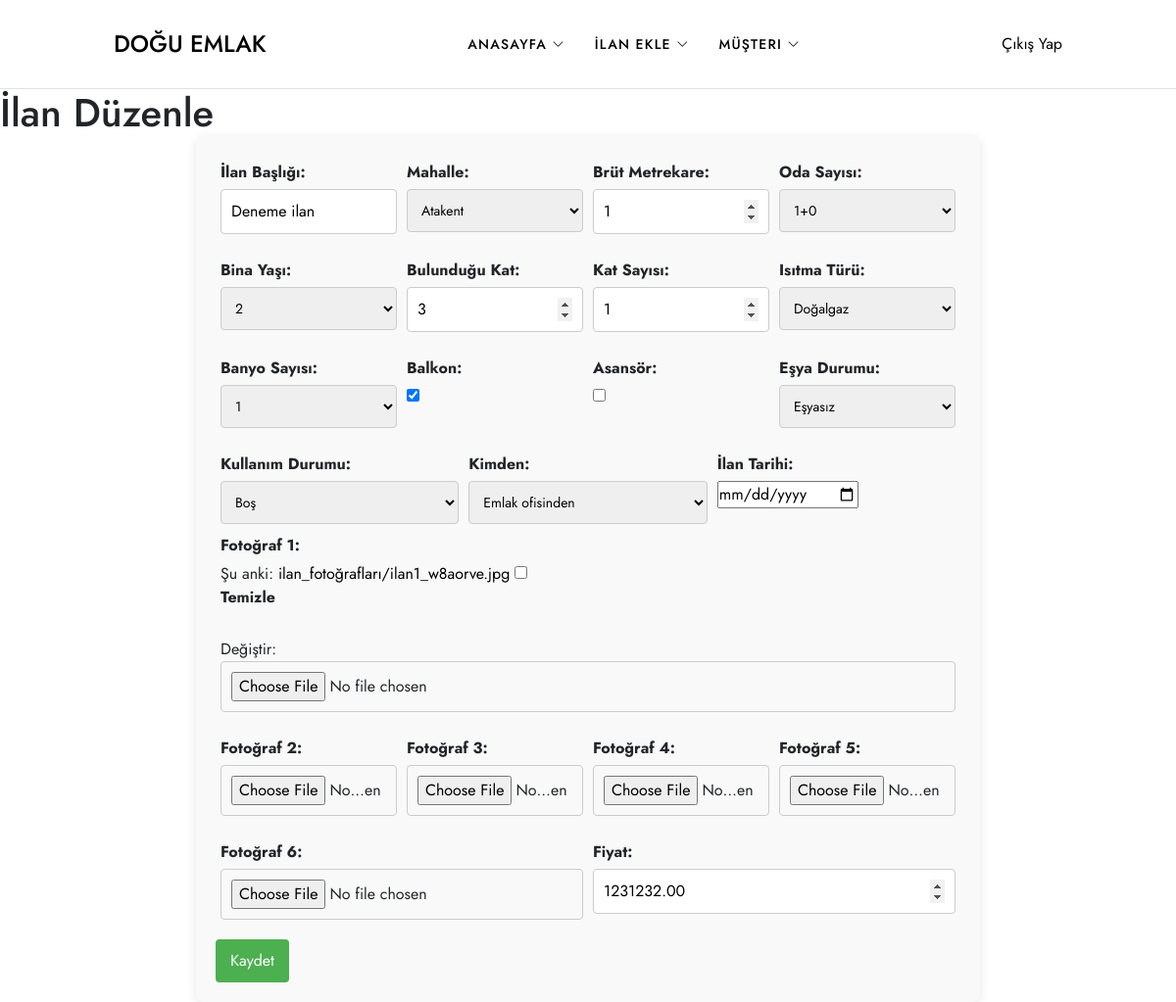
Page /ilan/4/edit/ on the committed database.
### emlakapp/models.py (models this page shows, shortened)
class Ilan(models.Model):
    ilan_basligi = models.CharField(max_length=255)
    mahalle = models.CharField(max_length=50, choices=[
        ('Aksoy', 'Aksoy'),
        ('Alaybey', 'Alaybey'),
        ('Atakent', 'Atakent'),
        ('Bahariye', 'Bahariye'),
        ('Bahçelievler', 'Bahçelievler'),
        ('Bahriye Üçok', 'Bahriye Üçok'),
        ('Bostanlı', 'Bostanlı'),
        ('Cumhuriyet', 'Cumhuriyet'),
        ('Dedebaşı', 'Dedebaşı'),
        ('Demirköprü', 'Demirköprü'),
        ('Donanmacı', 'Donanmacı'),
        ('Fikri Altay', 'Fikri Altay'),
        ('Goncalar', 'Goncalar'),
        ('İmbatlı', 'İmbatlı'),
        ('İnönü', 'İnönü'),
        ('Latife Hanım', 'Latife Hanım'),
        ('Mavişehir', 'Mavişehir'),
        ('Mustafa Kemal', 'Mustafa Kemal'),
        ('Nergiz', 'Nergiz'),
        ('Örnekköy', 'Örnekköy'),
        ('Sancaklı', 'Sancaklı'),
        ('Şemikler', 'Şemikler'),
        ('Tersane', 'Tersane'),
        ('Tuna', 'Tuna'),
        ('Yalı', 'Yalı'),
        ('Yamanlar', 'Yamanlar'),
        ('Zübeyde Hanım', 'Zübeyde Hanım'),
    ])
    m2_brut = models.PositiveIntegerField()
    oda_sayisi = models.CharField(max_length=10, choices=[
        ('1+0', '1+0'),
        ('1+1', '1+1'),
        ('2+0', '2+0'),
        ('2+1', '2+1'),
        ('2+2', '2+2'),
        ('3+1', '3+1'),
        ('3+2', '3+2'),
        ('4+1', '4+1'),
        ('4+2', '4+2'),
        ('4+3', '4+3'),
        ('4+4', '4+4'),
        ('5+1', '5+1'),
        ('5+2', '5+2'),
    ])
    bina_yasi = models.CharField(max_length=20, choices=[
        ('0', '0'),
        ('1', '1'),
        ('2', '2'),
        ('3', '3'),
        ('4', '4'),
        ('5', '5'),
        ('5-10', '5-10 Arası'),
        ('11-15', '11-15 Arası'),
        ('16-20', '16-20 Arası'),
        ('21-25', '21-25 Arası'),
        ('25+', '25 ve üzeri'),
    ])
    bulunduğu_kat = models.PositiveIntegerField()
    kat_sayisi = models.PositiveIntegerField()
    isitma_turu = models.CharField(max_length=50, choices=[
        ('Yok', 'Yok'),
        ('Soba', 'Soba'),
        ('Doğalgaz', 'Doğalgaz'),
        ('Merkezi', 'Merkezi'),
        ('Kombi (Doğalgaz)', 'Kombi (Doğalgaz)'),
        ('Kombi (Elektrik)', 'Kombi (Elektrik)'),
        ('Yerden ısıtma', 'Yerden ısıtma'),
        ('Klima', 'Klima'),
    ])
    banyo_sayisi = models.CharField(max_length=10, choices=[
        ('Yok', 'Yok'),
        ('1', '1'),
        ('2', '2'),
        ('3', '3'),
        ('4', '4'),
    ])
    balkon = models.BooleanField(default=False)  # Var Yok checkbox
    asansor = models.BooleanField(default=False)  # Var Yok checkbox
    esya_durumu = models.CharField(max_length=10, choices=[
        ('Eşyalı', 'Eşyalı'),
        ('Eşyasız', 'Eşyasız'),
    ])
    kullanim_durumu = models.CharField(max_length=20, choices=[
        ('Boş', 'Boş'),
        ('Kiracılı', 'Kiracılı'),
        ('Mülk sahibi', 'Mülk sahibi'),
    ])
    kimden = models.CharField(max_length=50, choices=[
        ('Sahibinden', 'Sahibinden'),
        ('Emlak ofisinden', 'Emlak ofisinden'),
        ('Bankadan', 'Bankadan'),
        ('İnşaat firmasından', 'İnşaat firmasından'),
    ])
    ilan_tarihi = models.DateField()
    fiyat = models.DecimalField(max_digits=10, decimal_places=2)
    foto1 = models.ImageField(upload_to='ilan_fotoğrafları/', blank=True, null=True)
    foto2 = models.ImageField(upload_to='ilan_fotoğrafları/', blank=True, null=True)
    foto3 = models.ImageField(upload_to='ilan_fotoğrafları/', blank=True, null=True)
    foto4 = models.ImageField(upload_to='ilan_fotoğrafları/', blank=True, null=True)
    foto5 = models.ImageField(upload_to='ilan_fotoğrafları/', blank=True, null=True)
    foto6 = models.ImageField(upload_to='ilan_fotoğrafları/', blank=True, null=True)
    user = models.ForeignKey(settings.AUTH_USER_MODEL, on_delete=models.CASCADE, related_name='ilanlar')

### emlakapp/views.py (the view)
# urls.py: path('ilan/<int:ilan_id>/edit/', edit_ilan, name='edit_ilan'),
def edit_ilan(request, ilan_id):
    ilan = get_object_or_404(Ilan, id=ilan_id)
    if request.method == "POST":
        form = IlanForm(request.POST, request.FILES, instance=ilan)
        if form.is_valid():
            form.save()
            return redirect('main')  # Redirect to the listings page after saving
    else:
        form = IlanForm(instance=ilan)
    return render(request, 'ilanDuzenle.html', {'form': form, 'ilan': ilan})

### emlakapp/forms.py
class IlanForm(forms.ModelForm):
    class Meta:
        model = Ilan
        fields = ['ilan_basligi', 'mahalle', 'm2_brut', 'oda_sayisi', 'bina_yasi', 'bulunduğu_kat', 'kat_sayisi',
                  'isitma_turu', 'banyo_sayisi', 'balkon', 'asansor', 'esya_durumu', 'kullanim_durumu',
                  'kimden', 'ilan_tarihi', 'foto1', 'foto2', 'foto3', 'foto4', 'foto5', 'foto6', 'fiyat']

### emlakapp/templates/ilanDuzenle.html (shortened to what this page needs)
{% extends "base.html" %}
{% load static %}
{% block content %}
    <h1>İlan Düzenle</h1>
    <form method="POST" enctype="multipart/form-data" class="ilan-form">
        <div class="form-row">
            <div class="form-group">
                <label for="ilan_basligi">İlan Başlığı:</label>
                {{ form.ilan_basligi }}
            </div>
            <div class="form-group">
                <label for="mahalle">Mahalle:</label>
                {{ form.mahalle }}
            </div>
            <div class="form-group">
                <label for="m2_brut">Brüt Metrekare:</label>
                {{ form.m2_brut }}
            </div>
            <div class="form-group">
                <label for="oda_sayisi">Oda Sayısı:</label>
                {{ form.oda_sayisi }}
            </div>
        </div>
        <div class="form-row">
            <div class="form-group">
                <label for="bina_yasi">Bina Yaşı:</label>
                {{ form.bina_yasi }}
            </div>
            <div class="form-group">
                <label for="bulunduğu_kat">Bulunduğu Kat:</label>
                {{ form.bulunduğu_kat }}
            </div>
            <div class="form-group">
                <label for="kat_sayisi">Kat Sayısı:</label>
                {{ form.kat_sayisi }}
            </div>
            <div class="form-group">
                <label for="isitma_turu">Isıtma Türü:</label>
                {{ form.isitma_turu }}
            </div>
        </div>
        <div class="form-row">
            <div class="form-group">
                <label for="banyo_sayisi">Banyo Sayısı:</label>
                {{ form.banyo_sayisi }}
            </div>
            <div class="form-group">
                <label for="balkon">Balkon:</label>
                {{ form.balkon }}
            </div>
            <div class="form-group">
                <label for="asansor">Asansör:</label>
                {{ form.asansor }}
            </div>
            <div class="form-group">
                <label for="esya_durumu">Eşya Durumu:</label>
                {{ form.esya_durumu }}
            </div>
        </div>
        <div class="form-row">
            <div class="form-group">
                <label for="kullanim_durumu">Kullanım Durumu:</label>
                {{ form.kullanim_durumu }}
            </div>
            <div class="form-group">
                <label for="kimden">Kimden:</label>
                {{ form.kimden }}
            </div>
            <div class="form-group">
                <label for="ilan_tarihi">İlan Tarihi:</label>
                {{ form.ilan_tarihi }}
            </div>
            <div class="form-group">
                <label for="foto1">Fotoğraf 1:</label>
                {{ form.foto1 }}
            </div>
        </div>
        <div class="form-row">
            <div class="form-group">
                <label for="foto2">Fotoğraf 2:</label>
                {{ form.foto2 }}
            </div>
            <div class="form-group">
                <label for="foto3">Fotoğraf 3:</label>
                {{ form.foto3 }}
            </div>
            <div class="form-group">
                <label for="foto4">Fotoğraf 4:</label>
                {{ form.foto4 }}
            </div>
            <div class="form-group">
                <label for="foto5">Fotoğraf 5:</label>
                {{ form.foto5 }}
            </div>
        </div>
        <div class="form-row">
            <div class="form-group">
                <label for="foto6">Fotoğraf 6:</label>
                {{ form.foto6 }}
            </div>
            <div class="form-group">
                <label for="fiyat">Fiyat:</label>
                {{ form.fiyat }}
            </div>
        </div>
        <button type="submit" class="submit-button">Kaydet </button>
    </form>
{% endblock content %}

### static/style/style.css (style rules this page uses)
* { margin: 0; padding: 0; box-sizing: border-box; font-family: "Jost", sans-serif; }
a { text-decoration: none; color: #000; }
h1, h2, h3, h4, h5, h6, p { margin: 0; }
button { cursor: pointer; border: none; }
body { overflow-x: hidden; }
input[type="text"], input[type="password"], input[type="email"], input[type="number"] { outline: none; border: 1px solid #dee0ea; padding: 8px 8px 8px 15px; }

### emlakapp/templates/ilanDuzenle.html (style rules this page uses)
.ilan-form { max-width: 800px; margin: auto; padding: 20px; background-color: #f9f9f9; border-radius: 8px; box-shadow: 0 2px 10px rgba(0, 0, 0, 0.1); }
.form-row { display: flex; flex-wrap: wrap; margin-bottom: 15px; }
.form-group { flex: 1 1 23%; margin: 5px; }
label { font-weight: bold; display: block; margin-bottom: 5px; }
input[type="text"], input[type="number"], select, input[type="file"] { width: 100%; padding: 10px; border: 1px solid #ccc; border-radius: 4px; font-size: 16px; }
select { font-size: 14px; }
button.submit-button { background-color: #4CAF50; color: white; padding: 10px 15px; border: none; border-radius: 4px; cursor: pointer; font-size: 16px; transition: background-color 0.3s; }

### rows in the picture
Ilan: ilan_basligi "Deneme ilan", mahalle "Atakent", m2_brut "1", oda_sayisi "1+0", bina_yasi "2", bulunduğu_kat "3", kat_sayisi "1", isitma_turu "Doğalgaz", banyo_sayisi "1", balkon "☑", esya_durumu "Eşyasız", kullanim_durumu "Boş", kimden "Emlak ofisinden", fiyat "1231232.00"
